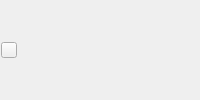
<?xml version="1.0" encoding="UTF-8"?>
<ui version="4.0">
 <class>ProgressWidget</class>
 <widget class="QFrame">
  <property name="minimumHeight">
   <number>16</number>
  </property>
  <property name="maximumHeight">
   <number>16</number>
  </property>
  <property name="frameStyle">
   <set>QFrame::NoFrame</set>
  </property>
  <layout class="QHBoxLayout">
   <property name="spacing">
    <number>4</number>
   </property>
   <property name="leftMargin">
    <number>1</number>
   </property>
   <property name="topMargin">
    <number>0</number>
   </property>
   <property name="rightMargin">
    <number>1</number>
   </property>
   <property name="bottomMargin">
    <number>0</number>
   </property>
   <item>
    <widget class="QPushButton" name="openPushButton">
     <property name="minimumSize">
      <size>
       <width>16</width>
       <height>16</height>
      </size>
     </property>
     <property name="maximumSize">
      <size>
       <width>16</width>
       <height>16</height>
      </size>
     </property>
     <property name="iconSize">
      <size>
       <width>16</width>
       <height>16</height>
      </size>
     </property>
    </widget>
   </item>
   <item>
    <widget class="QLabel" name="messageLabel"/>
   </item>
  </layout>
 </widget>
 <resources/>
 <connections/>
 <buttongroups/>
</ui>
